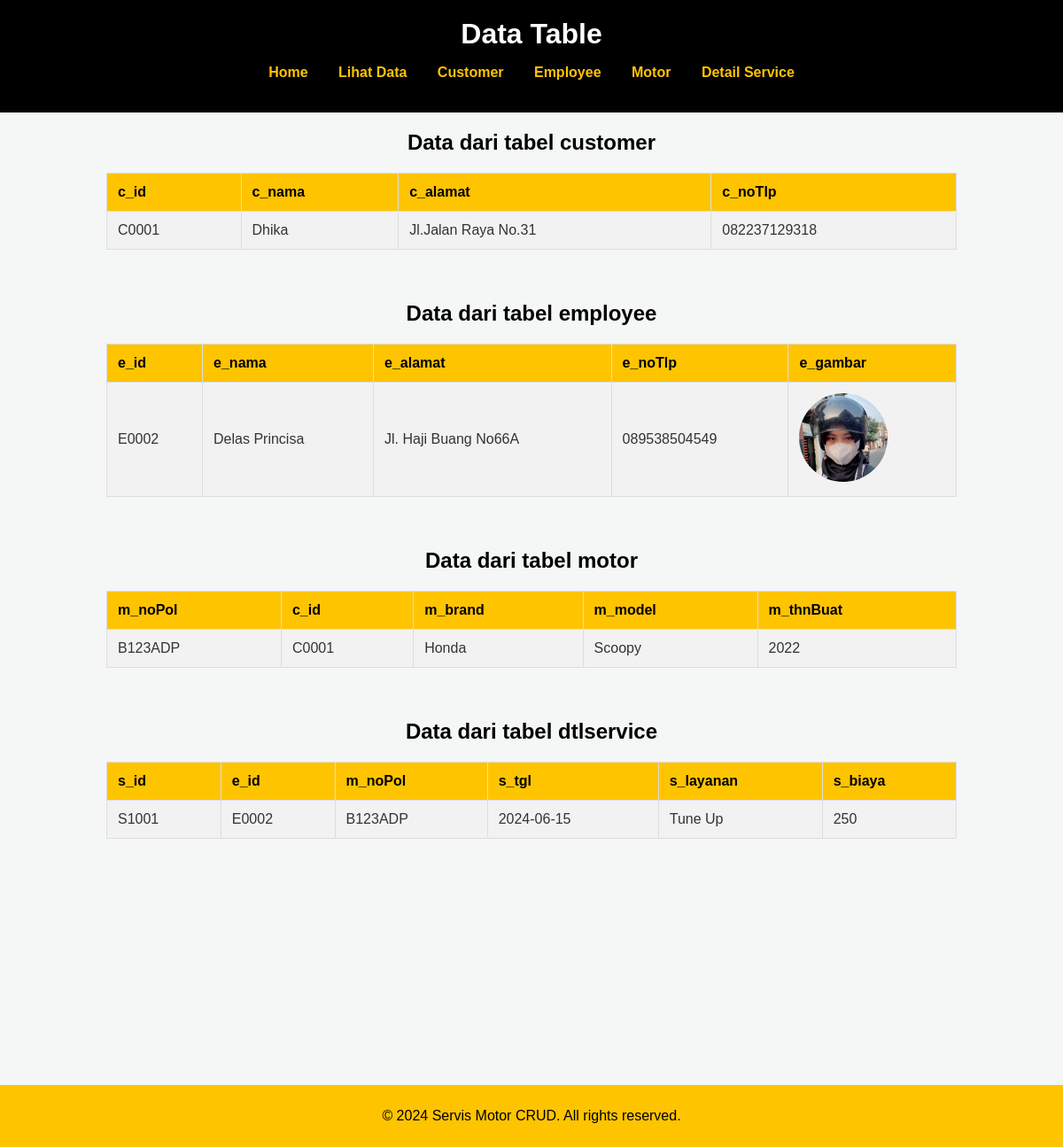
Screenshot of /Uas_Servismotor2/read.php with the database file from the repository.
### tables this page shows
CREATE TABLE `customer` (
  `c_id` varchar(6) NOT NULL,
  `c_nama` varchar(32) DEFAULT NULL,
  `c_alamat` text DEFAULT NULL,
  `c_noTlp` varchar(12) DEFAULT NULL
);

CREATE TABLE `employee` (
  `e_id` varchar(6) NOT NULL,
  `e_nama` varchar(32) DEFAULT NULL,
  `e_alamat` text DEFAULT NULL,
  `e_noTlp` varchar(12) DEFAULT NULL,
  `e_gambar` varchar(255) DEFAULT NULL
);

CREATE TABLE `motor` (
  `m_noPol` varchar(9) NOT NULL,
  `c_id` varchar(5) DEFAULT NULL,
  `m_brand` varchar(16) DEFAULT NULL,
  `m_model` varchar(16) DEFAULT NULL,
  `m_thnBuat` year(4) DEFAULT NULL
);

CREATE TABLE `dtlservice` (
  `s_id` varchar(6) NOT NULL,
  `e_id` varchar(6) DEFAULT NULL,
  `m_noPol` varchar(9) DEFAULT NULL,
  `s_tgl` date DEFAULT NULL,
  `s_layanan` varchar(32) DEFAULT NULL,
  `s_biaya` int(9) DEFAULT NULL
);

### Uas_Servismotor2/read.php (the view, shortened to what this page needs)
<?php
include 'db_connection.php';
?>
<!DOCTYPE html>
<html lang="en">
<head>
    <link rel="stylesheet" type="text/css" href="css/style.css">
</head>
<body>
<header>
    <h1>Data Table</h1>
    <nav>
    <ul>
    <li><a href="index.php">Home</a></li>
        <li><a href="read.php">Lihat Data</a></li>
        <li><a href="create_customer.php">Customer</a></li>
        <li><a href="create_employee.php">Employee</a></li>
        <li><a href="create_motor.php">Motor</a></li>
        <li><a href="create_service.php">Detail Service</a></li>
    </ul>
</nav>
</header>
<div class="container">
    <?php
    function readTable($conn, $table) {
        $sql = "SELECT * FROM $table";
        $result = $conn->query($sql);
        if ($result->num_rows > 0) {
            echo "<h2>Data dari tabel $table</h2>";
            echo "<table border='1'><tr>";
            while ($field_info = $result->fetch_field()) {
                echo "<th>{$field_info->name}</th>";
            }
            echo "</tr>";
            while ($row = $result->fetch_assoc()) {
                echo "<tr>";
                foreach ($row as $key => $value) {
                    if ($key == 'e_gambar') {
                        echo "<td><img src='" . $row['e_gambar'] . "' alt='" . $row['e_gambar'] . "' width='100' height='100'></td>";
                    } else {
                        echo "<td>$value</td>";
                    }
                }
                echo "</tr>";
            }
            echo "</table><br>";
        } else {
        }
    }
    $tables = ['customer', 'employee', 'motor', 'dtlservice'];
    foreach ($tables as $table) {
        readTable($conn, $table);
    }
    ?>
</div>
    <footer>
        <p>&copy; 2024 Servis Motor CRUD. All rights reserved.</p>
    </footer>
</body>
</html>

### Uas_Servismotor2/css/style.css (style rules this page uses)
body { font-family: Arial, sans-serif; background-color: #f4f7f6; color: #333; margin: 0; padding: 0; height: max-content; }
header { background-color: #000000; color: rgb(255,255,255); padding: 20px 0; text-align: center; }
header h1 { margin: 0; }
nav ul { list-style: none; padding: 0; }
nav ul li { display: inline; margin: 0 15px; }
nav ul li a { color: rgb(255, 196, 0); text-decoration: none; font-weight: bold; }
h2 { color: rgb(0,0,0); margin: 20px 0 10px 0; text-align: center; }
footer { background-color: rgb(255, 196, 0); color: rgb(0, 0, 0); text-align: center; padding: 10px 0; width: 100%; bottom: 0; }
table { width: 80%; margin: 20px auto; border-collapse: collapse; }
table, th, td { border: 1px solid #ddd; }
th, td { padding: 12px; text-align: left; }
th { background-color: rgb(255, 196, 0); color: rgb(0, 0, 0); }
tr:nth-child(even) { background-color: #f2f2f2; }
img { border-radius: 50%; }
.container { margin-bottom: 15rem; }

### rows the page displays
customer: c_id "C0001", c_nama "Dhika", c_alamat "Jl.Jalan Raya No.31", c_noTlp "082237129318"
employee: e_id "E0002", e_nama "Delas Princisa", e_alamat "Jl. Haji Buang No66A", e_noTlp "089538504549", e_gambar (picture)
motor: m_noPol "B123ADP", c "C0001", m_brand "Honda", m_model "Scoopy", m_thnBuat "2022"
dtlservice: s_id "S1001", e "E0002", m_noPol "B123ADP", s_tgl "2024-06-15", s_layanan "Tune Up", s_biaya "250"

### other values shown
$table "customer"
$field_info->name "c_id"
$field_info->name "c_nama"
$field_info->name "c_alamat"
$field_info->name "c_noTlp"
$table "employee"
$field_info->name "e_id"
$field_info->name "e_nama"
$field_info->name "e_alamat"
$field_info->name "e_noTlp"
$field_info->name "e_gambar"
$table "motor"
$field_info->name "m_noPol"
$field_info->name "m_brand"
$field_info->name "m_model"
